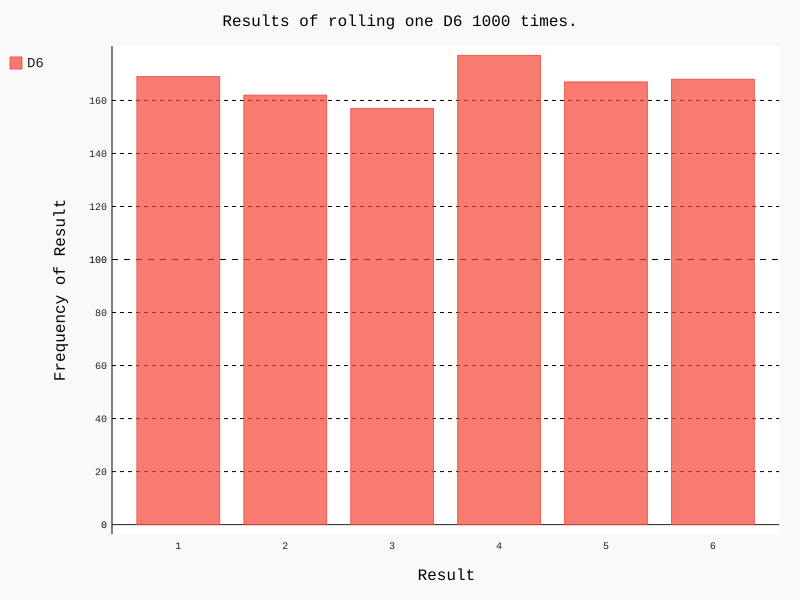

Here is the Python script that generated this plot:
from die import Die
import pygal

# 创建一个D6

die = Die()

# 掷骰子多次，并将结果存储在一个列表中
results = []
for roll_num in range(1000):
    result = die.roll()
    results.append(result)
print(results)

# 分析结果
frequencies = []
for value in range(1,die.num_sides+1):
    frequency = results.count(value)
    frequencies.append(frequency)
print(frequencies)

# 对结果进行可视化
hist = pygal.Bar()
hist.title = "Results of rolling one D6 1000 times."
hist.x_labels = ['1','2','3','4','5','6']
hist.x_title = 'Result'
hist.y_title = 'Frequency of Result'
hist.add('D6',frequencies)
hist.render_to_file('die_visual.svg')
